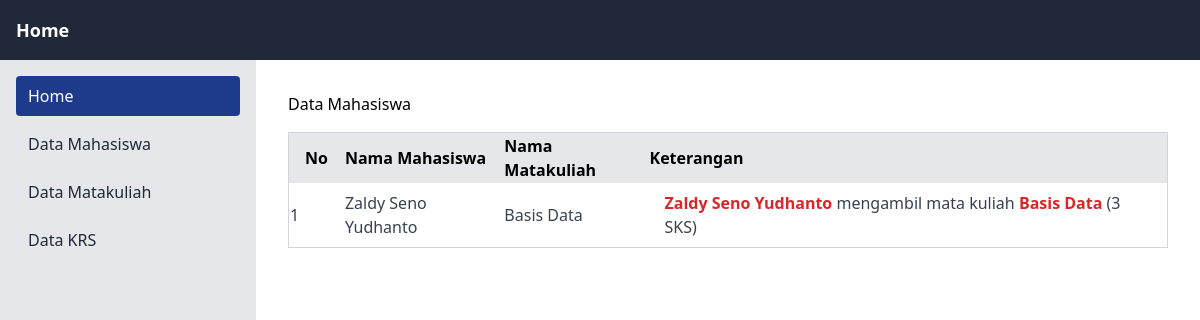
The page / on the database its author committed.
### tables this page shows
CREATE TABLE `mahasiswa` (
  `npm` char(13) NOT NULL,
  `nama` varchar(50) DEFAULT NULL,
  `jurusan` enum('Teknik Informatika','Sistem Informasi') DEFAULT NULL,
  `alamat` text DEFAULT NULL
);

CREATE TABLE `matakuliah` (
  `kodemk` char(6) NOT NULL,
  `nama` varchar(50) DEFAULT NULL,
  `jumlah_sks` int(3) DEFAULT NULL
);

### index.php (the view, shortened to what this page needs)
<!DOCTYPE html>
<html lang="en">
<head>
    <script src="https://cdn.tailwindcss.com"></script>
</head>
<body>
    <header>
        <nav class="bg-gray-800 p-4 text-white flex justify-between items-center">
            <div class="flex items-center space-x-4">
                <a href="index.php" class="text-lg font-semibold">Home</a>
            </div>
        </nav>
    </header>
    <div class="flex min-h-screen">
        <?php
        $current_page = basename($_SERVER['PHP_SELF']);
        ?>
        <aside class="w-64 bg-gray-200 p-4">
            <nav class="flex flex-col space-y-2">
                <a href="index.php"
                class="<?= $current_page == 'index.php' ? 'bg-blue-900 text-white' : 'text-gray-800 hover:bg-gray-300' ?> px-3 py-2 rounded">
                    Home
                </a>
                <a href="mahasiswa/mahasiswa.php"
                class="<?= $current_page == 'mahasiswa/mahasiswa.php' ? 'bg-blue-900 text-white' : 'text-gray-800 hover:bg-gray-300' ?> px-3 py-2 rounded">
                    Data Mahasiswa
                </a>
                <a href="matakuliah/matakuliah.php"
                class="<?= $current_page == 'matakuliah/matakuliah.php' ? 'bg-blue-900 text-white' : 'text-gray-800 hover:bg-gray-300' ?> px-3 py-2 rounded">
                    Data Matakuliah
                </a>
                <a href="krs/krs.php"
                class="<?= $current_page == 'krs/krs.php' ? 'bg-blue-900 text-white' : 'text-gray-800 hover:bg-gray-300' ?> px-3 py-2 rounded">
                    Data KRS
                </a>
            </nav>
        </aside>
        <div class="flex-1 p-4">
            <div class="flex flex-col mb-4 space-y-4 p-4">
                <h1>Data Mahasiswa</h1>
                <table class="min-w-full bg-white border border-gray-300">
                    <thead class="bg-gray-200">
                        <tr class="text-left">
                            <th class="px-4 py-2">No</th>
                            <th>Nama Mahasiswa</th>
                            <th>Nama Matakuliah</th>
                            <th>Keterangan</th>
                        </tr>
                    </thead>
                    <tbody class="text-gray-700">
                        <?php
                        include "koneksi.php";
                        $no = 1;
                                $query = mysqli_query($koneksi, "SELECT m.nama AS nama_mahasiswa, mk.nama AS nama_matakuliah, mk.jumlah_sks as sks
                                FROM mahasiswa m
                                JOIN krs k ON m.npm = k.mahasiswa_npm
                                JOIN matakuliah mk ON k.matakuliah_kodemk = mk.kodemk");
                                foreach ($query as $data) {
                                ?>
                                <tr>
                                    <td><?= $no++ ?></td>
                                    <td><?= $data['nama_mahasiswa'] ?></td>
                                    <td><?= $data['nama_matakuliah'] ?></td>
                                    <td class="px-4 py-2">
                                        <span class="text-red-600 font-semibold"><?= $data['nama_mahasiswa'] ?></span>
                                        mengambil mata kuliah
                                        <span class="text-red-600 font-semibold"><?= $data['nama_matakuliah'] ?></span>
                                        (<?= $data['sks'] ?> SKS)
                                    </td>
                                </tr>
                            <?php
                            }
                            ?>
                    </tbody>
                </table>
            </div>
        </div>
    </div>
</body>
</html>

### rows shown on the page
mahasiswa: nama "Zaldy Seno Yudhanto", matakuliah.nama "Basis Data", matakuliah.jumlah_sks "3"
